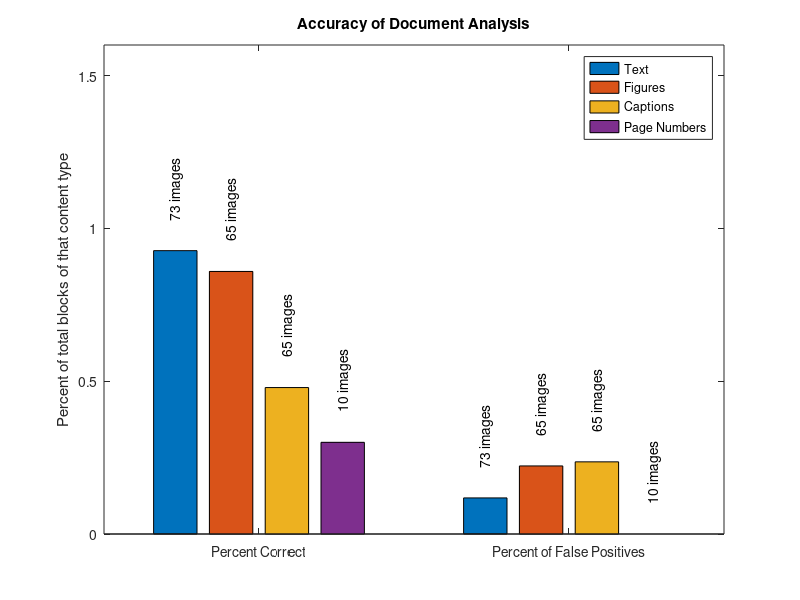
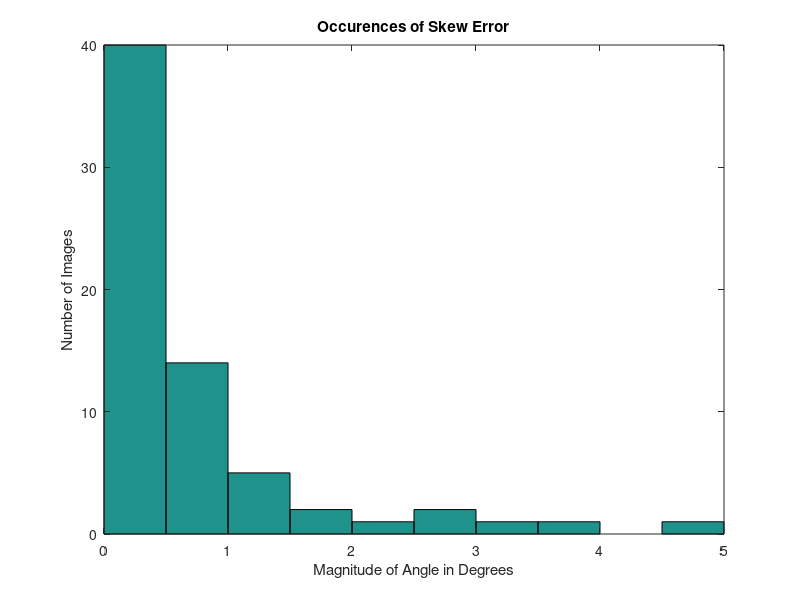

The MATLAB script that drew these images, in order:
close all
clear all
clc
% With lousy results
% num_comp = [957;306;196;12];
% num_comp_right = [885;240;102;2];
% num_comp_fp = [150;62;41;0];

%with better results
num_comp = [796;220;144;10];
num_comp_right = [738;189;69;3];
num_comp_fp = [94;49;34;0];

percent_correct = num_comp_right./num_comp;
percent_fp = num_comp_fp./num_comp;
figure
num_im = [73;65;65;10];

total_num = 73;
val = [percent_correct';percent_fp'];
figure
h = bar(val);
set(gca,'XTickLabel',{'Percent Correct','Percent of False Positives'})
ylabel('Percent of total blocks of that content type')
legend('Text','Figures','Captions','Page Numbers')
title('Accuracy of Document Analysis')

ybuff=2;
for i=1:length(h)
    XDATA=get(get(h(i),'Children'),'XData');
    YDATA=get(get(h(i),'Children'),'YData');
    for j=1:size(XDATA,2)
        x=XDATA(1,j)+(XDATA(3,j)-XDATA(1,j))/2;
        y=YDATA(2,j)+.1;
        t=[num2str(num_im(i)) ,' images'];
        text(x,y,t,'Color','k','HorizontalAlignment','left','Rotation',90)
    end
end
ylim([0 1.6])



theta = [zeros(4,1);
    .5*ones(36,1);
    ones(14,1);
    1.5*ones(5,1);
    2*ones(2,1);
    2.5*ones(1,1);
    3*ones(2,1);
    3.5*ones(1,1)
    4*ones(1,1);
    5*ones(1,1)];

figure
hist(theta)
title('Occurences of Skew Error')
xlabel('Magnitude of Angle in Degrees')
ylabel('Number of Images')